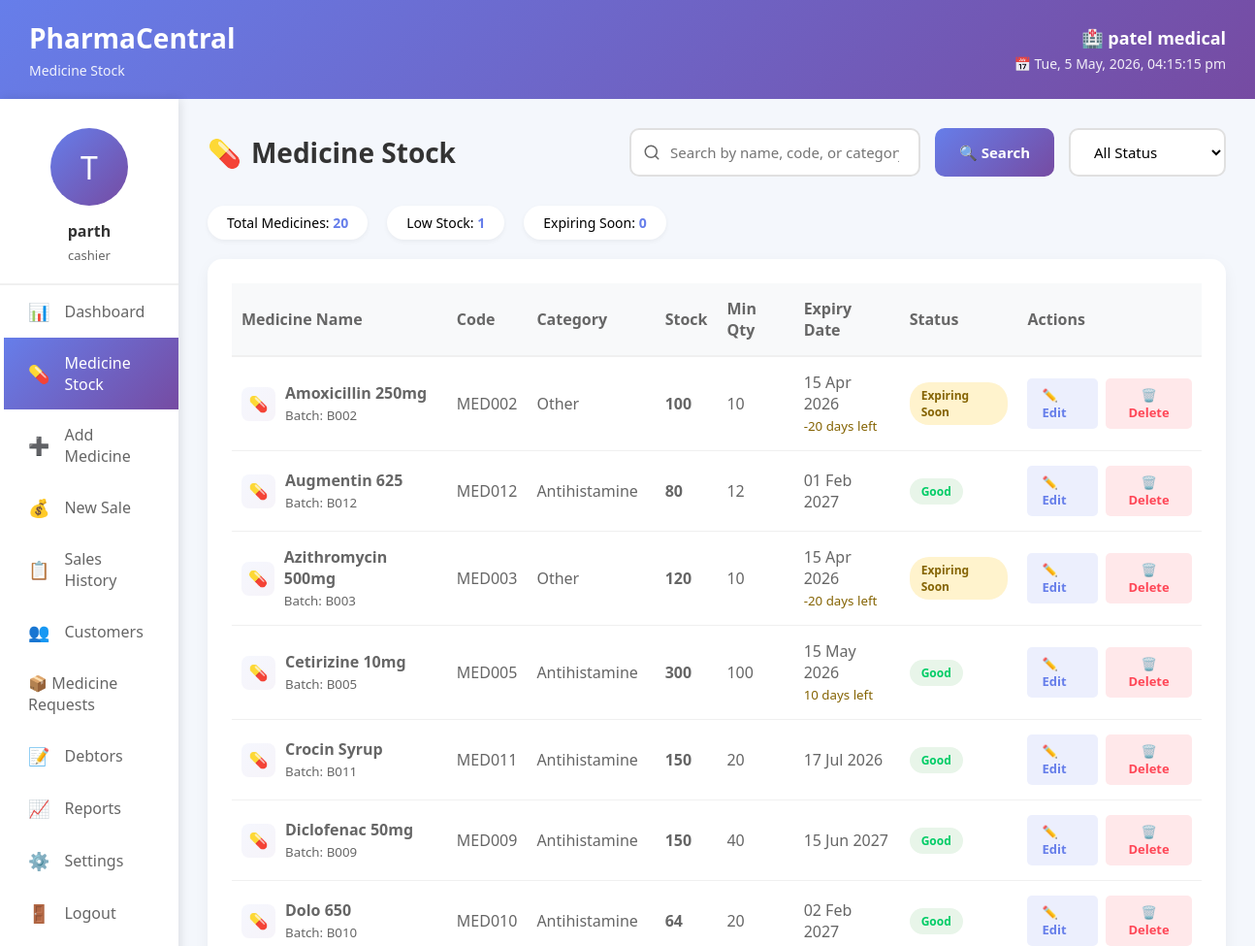
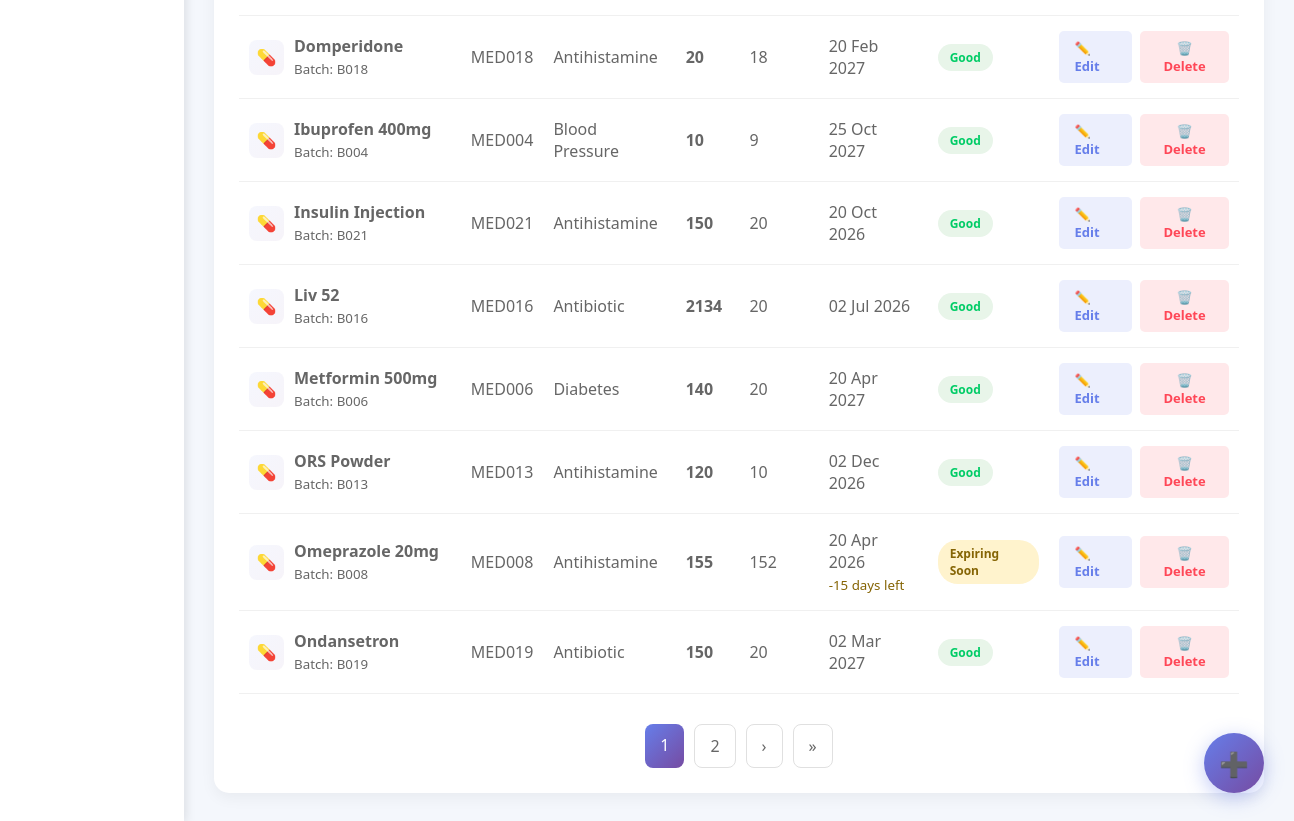
The app's page /medicine-stock/ (signed in) with its own data (2 pictures, top to bottom).
### app1/models.py (models this page shows, shortened)
class Pharmacy(models.Model):
    name = models.CharField(max_length=200)
    owner = models.ForeignKey(User, on_delete=models.CASCADE, related_name='pharmacies')
    license_number = models.CharField(max_length=50, unique=True)
    gst_number = models.CharField(max_length=50, unique=True)
    address = models.TextField()
    city = models.CharField(max_length=100)
    pincode = models.CharField(max_length=10)
    phone = models.CharField(max_length=15)
    email = models.EmailField()
    registration_date = models.DateField(auto_now_add=True)
    is_verified = models.BooleanField(default=False)
    gst_certificate = models.FileField(upload_to='documents/gst/', null=True, blank=True)
    license_document = models.FileField(upload_to='documents/license/', null=True, blank=True)
    owner_id_proof = models.FileField(upload_to='documents/id_proof/', null=True, blank=True)
    owner_photo = models.ImageField(upload_to='profiles/owners/', null=True, blank=True)
    created_at = models.DateTimeField(auto_now_add=True)
    updated_at = models.DateTimeField(auto_now=True)

class User(AbstractUser):
    USER_TYPES = (
        ('admin', 'Admin'),
        ('pharmacy_owner', 'Pharmacy Owner'),
        ('pharmacist', 'Pharmacist'),
        ('cashier', 'Cashier'),
    )
    user_type = models.CharField(max_length=20, choices=USER_TYPES, default='cashier')
    phone_number = models.CharField(max_length=15, blank=True)
    profile_picture = models.ImageField(upload_to='profiles/', null=True, blank=True)
    is_active = models.BooleanField(default=True)
    created_at = models.DateTimeField(auto_now_add=True)
    updated_at = models.DateTimeField(auto_now=True)
    groups = models.ManyToManyField(
        'auth.Group',
        verbose_name='groups',
        blank=True,
        help_text='The groups this user belongs to.',
        related_name="pharmacentral_user_set",  # Unique name
        related_query_name="pharmacentral_user",
    )
    user_permissions = models.ManyToManyField(
        'auth.Permission',
        verbose_name='user permissions',
        blank=True,
        help_text='Specific permissions for this user.',
        related_name="pharmacentral_user_set",  # Unique name
        related_query_name="pharmacentral_user",
    )

class Medicine(models.Model):
    STATUS_CHOICES = (
        ('good', 'Good'),
        ('low_stock', 'Low Stock'),
        ('expiring_soon', 'Expiring Soon'),
        ('expired', 'Expired'),
    )
    pharmacy = models.ForeignKey(Pharmacy, on_delete=models.CASCADE, related_name='medicines')
    name = models.CharField(max_length=200)
    medicine_code = models.CharField(max_length=50, unique=True)
    category = models.ForeignKey(MedicineCategory, on_delete=models.SET_NULL, null=True)
    manufacturer = models.CharField(max_length=200, blank=True)
    batch_number = models.CharField(max_length=50)
    quantity = models.PositiveIntegerField(default=0)
    min_quantity = models.PositiveIntegerField(default=10)
    unit_price = models.DecimalField(max_digits=10, decimal_places=2)
    expiry_date = models.DateField()
    manufacturing_date = models.DateField(null=True, blank=True)
    location = models.CharField(max_length=50, blank=True, help_text="Rack/Shelf location")
    supplier = models.CharField(max_length=200, blank=True)
    description = models.TextField(blank=True)
    status = models.CharField(max_length=20, choices=STATUS_CHOICES, default='good')
    created_at = models.DateTimeField(auto_now_add=True)
    updated_at = models.DateTimeField(auto_now=True)
    class Meta:
        ordering = ['expiry_date']

class MedicineCategory(models.Model):
    name = models.CharField(max_length=100)
    description = models.TextField(blank=True)
    created_at = models.DateTimeField(auto_now_add=True)
    class Meta:
        verbose_name_plural = "Medicine Categories"

### app1/views.py (the view, shortened to what this page needs)
# urls.py: path('medicine-stock/', views.medicine_stock, name='medicine_stock'),
@login_required
def medicine_stock(request):
    user = request.user
    try:
        pharmacy = Pharmacy.objects.get(owner=user)
    except Pharmacy.DoesNotExist:
        messages.warning(request, '❌ Please complete your pharmacy profile first.')
        return redirect('settings')
    medicines = Medicine.objects.filter(pharmacy=pharmacy).order_by('name')
    search_query = request.GET.get('search', '')
    status = request.GET.get('status', '')
    if status:
        medicines = medicines.filter(status=status)
    today = timezone.now().date()
    for medicine in medicines:
        if medicine.expiry_date:
            medicine.days_until_expiry = (medicine.expiry_date - today).days
        else:
            medicine.days_until_expiry = None
        if medicine.status == 'good':
            medicine.status_color = 'status-good'
        elif medicine.status == 'low_stock':
            medicine.status_color = 'status-low'
        elif medicine.status == 'expiring_soon':
            medicine.status_color = 'status-expiring'
        elif medicine.status == 'expired':
            medicine.status_color = 'status-expired'
        else:
            medicine.status_color = ''
    total_medicines = medicines.count()
    low_stock_count = medicines.filter(
        quantity__lt=F('min_quantity')
    ).count()
    expiring_soon_count = medicines.filter(
        expiry_date__lte=today + timedelta(days=30),
        expiry_date__gte=today,
        status='expiring_soon'
    ).count()
    expired_count = medicines.filter(
        expiry_date__lt=today,
        status='expired'
    ).count()
    from django.core.paginator import Paginator
    paginator = Paginator(medicines, 15)  # Show 15 medicines per page
    page_number = request.GET.get('page')
    medicines_page = paginator.get_page(page_number)
    try:
        ActivityLog.objects.create(
            user=user,
            pharmacy=pharmacy,
            action_type='stock_view',
            description=f'Viewed medicine stock - Total: {total_medicines}'
        )
    except:
        pass
    context = {
        'medicines': medicines_page,
        'total_medicines': total_medicines,
        'low_stock_count': low_stock_count,
        'expiring_count': expiring_soon_count,
        'expired_count': expired_count,
        'search_query': search_query,
        'status': status,
        'status_choices': Medicine.STATUS_CHOICES,
        'pharmacy': pharmacy,
        'pharmacy_name': pharmacy.name,
        'pharmacy_id': pharmacy.id,
        'user_full_name': user.get_full_name() or user.username,
        'user_initials': user.username[0].upper() if user.username else 'U',
        'user_role': getattr(user, 'user_type', 'Pharmacist'),
        'page_obj': medicines_page,
        'is_paginated': paginator.num_pages > 1,
        'today': today.strftime('%Y-%m-%d'),
    }
    print(f"📋 Medicine Stock page loaded for pharmacy: {pharmacy.name}")
    print(f"   Total medicines: {total_medicines}, Low stock: {low_stock_count}, Expiring: {expiring_soon_count}")
    return render(request, 'app1/medicine-stock.html', context)

### app1/templates/app1/medicine-stock.html (shortened to what this page needs)
<!DOCTYPE html>
<html lang="gu">
<head>
</head>
<body>
    <div class="header">
        <div class="logo-area">
            <h1>PharmaCentral</h1>
            <p>Medicine Stock</p>
        </div>
        <div class="pharmacy-info">
            <h3>🏥 {{ pharmacy_name }}</h3>
            <p id="currentDateTime">📅 Loading...</p>
        </div>
    </div>
    <div class="container">
        <div class="sidebar">
            <div class="profile-card">
                <div class="profile-img">{{ user_initials }}</div>
                <h3>{{ user_full_name }}</h3>
                <p>{{ user_role }}</p>
            </div>
            <div class="menu">
                <a href="{% url 'dashboard' %}" class="menu-item">
                    <span>📊</span> Dashboard
                </a>
                <a href="{% url 'medicine_stock' %}" class="menu-item active">
                    <span>💊</span> Medicine Stock
                </a>
                <a href="{% url 'add_medicine' %}" class="menu-item">
                    <span>➕</span> Add Medicine
                </a>
                <a href="{% url 'sales' %}" class="menu-item">
                    <span>💰</span> New Sale
                </a>
                <a href="{% url 'sales_history' %}" class="menu-item">
                    <span>📋</span> Sales History
                </a>
                <a href="{% url 'customers' %}" class="menu-item">
                    <span>👥</span> Customers
                </a>
                 <a href="{% url 'medicine_requests' %}" class="menu-item">📦 Medicine Requests</a>
                <a href="{% url 'debtors' %}" class="menu-item">
                    <span>📝</span> Debtors
                </a>
                <a href="{% url 'reports' %}" class="menu-item">
                    <span>📈</span> Reports
                </a>
                <a href="{% url 'settings' %}" class="menu-item">
                    <span>⚙️</span> Settings
                </a>
                <a href="{% url 'logout' %}" class="menu-item" onclick="return confirm('Are you sure you want to logout?')">
                    <span>🚪</span> Logout
                </a>
            </div>
        </div>
        <div class="main-content">
            <div class="page-header">
                <h2>
                    <span>💊</span> Medicine Stock
                </h2>
                <div class="search-box">
                    <form method="GET" action="{% url 'medicine_stock' %}" id="searchForm">
                        <input type="text" name="search" placeholder="Search by name, code, or category..." value="{{ search_query }}" id="searchInput">
                        <button type="submit" id="searchBtn">🔍 Search</button>
                    </form>
                    <select class="filter-select" id="statusSelect">
                        <option value="">All Status</option>
                    </select>
                </div>
            </div>
            <div class="stats-summary">
                <div class="stat-chip">
                    Total Medicines: <span>{{ total_medicines }}</span>
                </div>
                <div class="stat-chip">
                    Low Stock: <span>{{ low_stock_count }}</span>
                </div>
                <div class="stat-chip">
                    Expiring Soon: <span>{{ expiring_count }}</span>
                </div>
            </div>
            <div class="stock-table">
                <table>
                    <thead>
                        <tr>
                            <th>Medicine Name</th>
                            <th>Code</th>
                            <th>Category</th>
                            <th>Stock</th>
                            <th>Min Qty</th>
                            <th>Expiry Date</th>
                            <th>Status</th>
                            <th>Actions</th>
                        </tr>
                    </thead>
                    <tbody>
                        {% for medicine in medicines %}
                        <tr>
                            <td>
                                <div class="medicine-info">
                                    <div class="medicine-icon">💊</div>
                                    <div>
                                        <strong>{{ medicine.name }}</strong>
                                        {% if medicine.batch_number %}
                                        <br><small>Batch: {{ medicine.batch_number }}</small>
                                        {% endif %}
                                    </div>
                                </div>
                            </td>
                            <td>{{ medicine.medicine_code }}</td>
                            <td>{{ medicine.category.name|default:"—" }}</td>
                            <td>
                                <strong>{{ medicine.quantity }}</strong>
                            </td>
                            <td>{{ medicine.min_quantity }}</td>
                            <td>
                                {{ medicine.expiry_date|date:"d M Y" }}
                                {% if medicine.days_until_expiry <= 30 %}
                                <br><small style="color: #856404;">{{ medicine.days_until_expiry }} days left</small>
                                {% endif %}
                            </td>
                            <td>
                                <span class="status-badge
                                    {% if medicine.status == 'good' %}status-good
                                    {% elif medicine.status == 'low_stock' %}status-low
                                    {% elif medicine.status == 'expiring_soon' %}status-expiring
                                    {% elif medicine.status == 'expired' %}status-expired
                                    {% endif %}">
                                    {{ medicine.get_status_display }}
                                </span>
                            </td>
                            <td>
                                <div class="action-btns">
                                    <a href="{% url 'edit_medicine' medicine.id %}" class="action-btn edit">✏️ Edit</a>
                                    <button class="action-btn delete" onclick="confirmDelete('{{ medicine.id }}', '{{ medicine.name|escapejs }}')">🗑️ Delete</button>
                                </div>
                            </td>
                        </tr>
                        {% endfor %}
                    </tbody>
                </table>
                {% if medicines.has_other_pages %}
                <div class="pagination">
                    {% for i in medicines.paginator.page_range %}
                        {% if medicines.number == i %}
                            <span class="active">{{ i }}</span>
                        {% elif i > medicines.number|add:'-3' and i < medicines.number|add:'3' %}
                            <a href="?page={{ i }}{% if search_query %}&search={{ search_query }}{% endif %}{% if status %}&status={{ status }}{% endif %}">{{ i }}</a>
                        {% endif %}
                    {% endfor %}
                    {% if medicines.has_next %}
                        <a href="?page={{ medicines.next_page_number }}{% if search_query %}&search={{ search_query }}{% endif %}{% if status %}&status={{ status }}{% endif %}">›</a>
                        <a href="?page={{ medicines.paginator.num_pages }}{% if search_query %}&search={{ search_query }}{% endif %}{% if status %}&status={{ status }}{% endif %}">»</a>
                    {% endif %}
                </div>
                {% endif %}
            </div>
        </div>
    </div>
    <div class="quick-actions">
        <a href="{% url 'add_medicine' %}" class="action-btn quick" title="Add New Medicine">➕</a>
    </div>
</body>
</html>

### records on screen
Pharmacy: name "patel medical"
User: first_name "parth", user_type "cashier"
Medicine: name "Amoxicillin 250mg", batch_number "B002", medicine_code "MED002", category.name "Other", quantity "100", min_quantity "10", expiry_date "15 Apr 2026", days_until_expiry "-20", status "Expiring Soon"
Medicine: name "Augmentin 625", batch_number "B012", medicine_code "MED012", category.name "Antihistamine", quantity "80", min_quantity "12", expiry_date "01 Feb 2027", status "Good"
Medicine: name "Azithromycin 500mg", batch_number "B003", medicine_code "MED003", category.name "Other", quantity "120", min_quantity "10", expiry_date "15 Apr 2026", days_until_expiry "-20", status "Expiring Soon"
Medicine: name "Cetirizine 10mg", batch_number "B005", medicine_code "MED005", category.name "Antihistamine", quantity "300", min_quantity "100", expiry_date "15 May 2026", days_until_expiry "10", status "Good"
Medicine: name "Crocin Syrup", batch_number "B011", medicine_code "MED011", category.name "Antihistamine", quantity "150", min_quantity "20", expiry_date "17 Jul 2026", status "Good"
Medicine: name "Diclofenac 50mg", batch_number "B009", medicine_code "MED009", category.name "Antihistamine", quantity "150", min_quantity "40", expiry_date "15 Jun 2027", status "Good"
Medicine: name "Dolo 650", batch_number "B010", medicine_code "MED010", category.name "Antihistamine", quantity "64", min_quantity "20", expiry_date "02 Feb 2027", status "Good"
Medicine: name "Domperidone", batch_number "B018", medicine_code "MED018", category.name "Antihistamine", quantity "20", min_quantity "18", expiry_date "20 Feb 2027", status "Good"
Medicine: name "Ibuprofen 400mg", batch_number "B004", medicine_code "MED004", category.name "Blood Pressure", quantity "10", min_quantity "9", expiry_date "25 Oct 2027", status "Good"
Medicine: name "Insulin Injection", batch_number "B021", medicine_code "MED021", category.name "Antihistamine", quantity "150", min_quantity "20", expiry_date "20 Oct 2026", status "Good"
Medicine: name "Liv 52", batch_number "B016", medicine_code "MED016", category.name "Antibiotic", quantity "2134", min_quantity "20", expiry_date "02 Jul 2026", status "Good"
Medicine: name "Metformin 500mg", batch_number "B006", medicine_code "MED006", category.name "Diabetes", quantity "140", min_quantity "20", expiry_date "20 Apr 2027", status "Good"
Medicine: name "ORS Powder", batch_number "B013", medicine_code "MED013", category.name "Antihistamine", quantity "120", min_quantity "10", expiry_date "02 Dec 2026", status "Good"
Medicine: name "Omeprazole 20mg", batch_number "B008", medicine_code "MED008", category.name "Antihistamine", quantity "155", min_quantity "152", expiry_date "20 Apr 2026", days_until_expiry "-15", status "Expiring Soon"
Medicine: name "Ondansetron", batch_number "B019", medicine_code "MED019", category.name "Antibiotic", quantity "150", min_quantity "20", expiry_date "02 Mar 2027", status "Good"

### other values on screen
{{ user_initials }} "T"
{{ total_medicines }} "20"
{{ low_stock_count }} "1"
{{ expiring_count }} "0"
{{ i }} "1"
{{ i }} "2"
